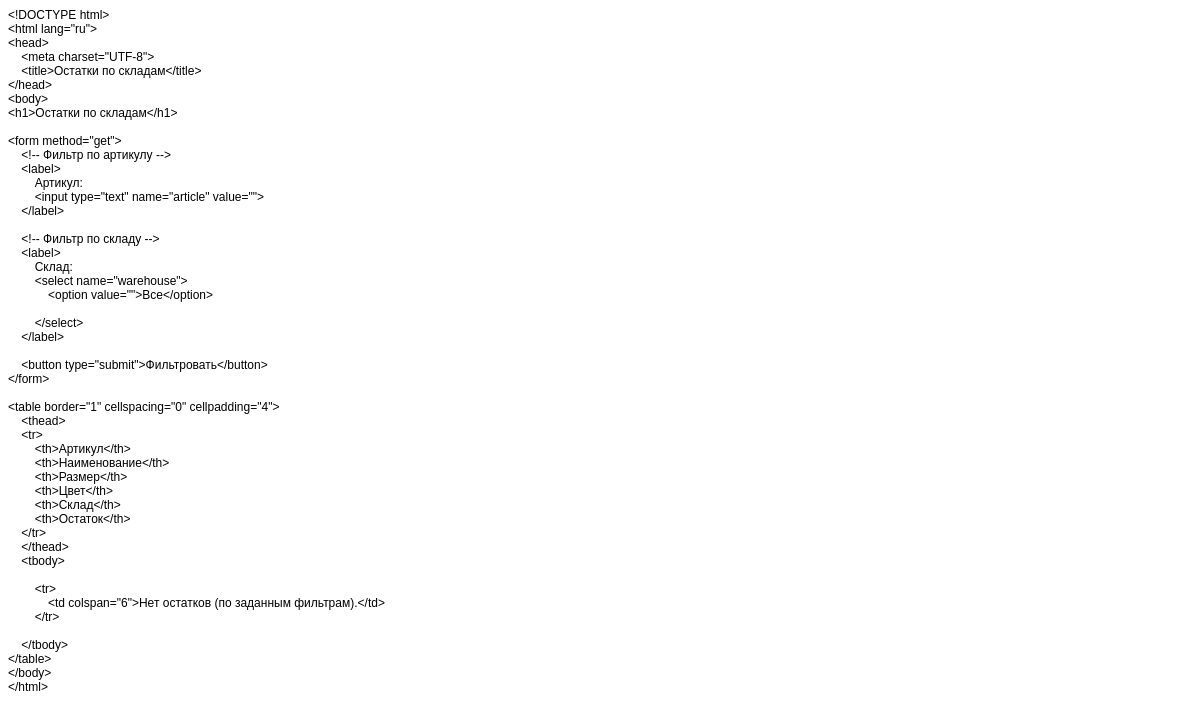
Page /warehouse/stock-balance/ on the earlier database version.
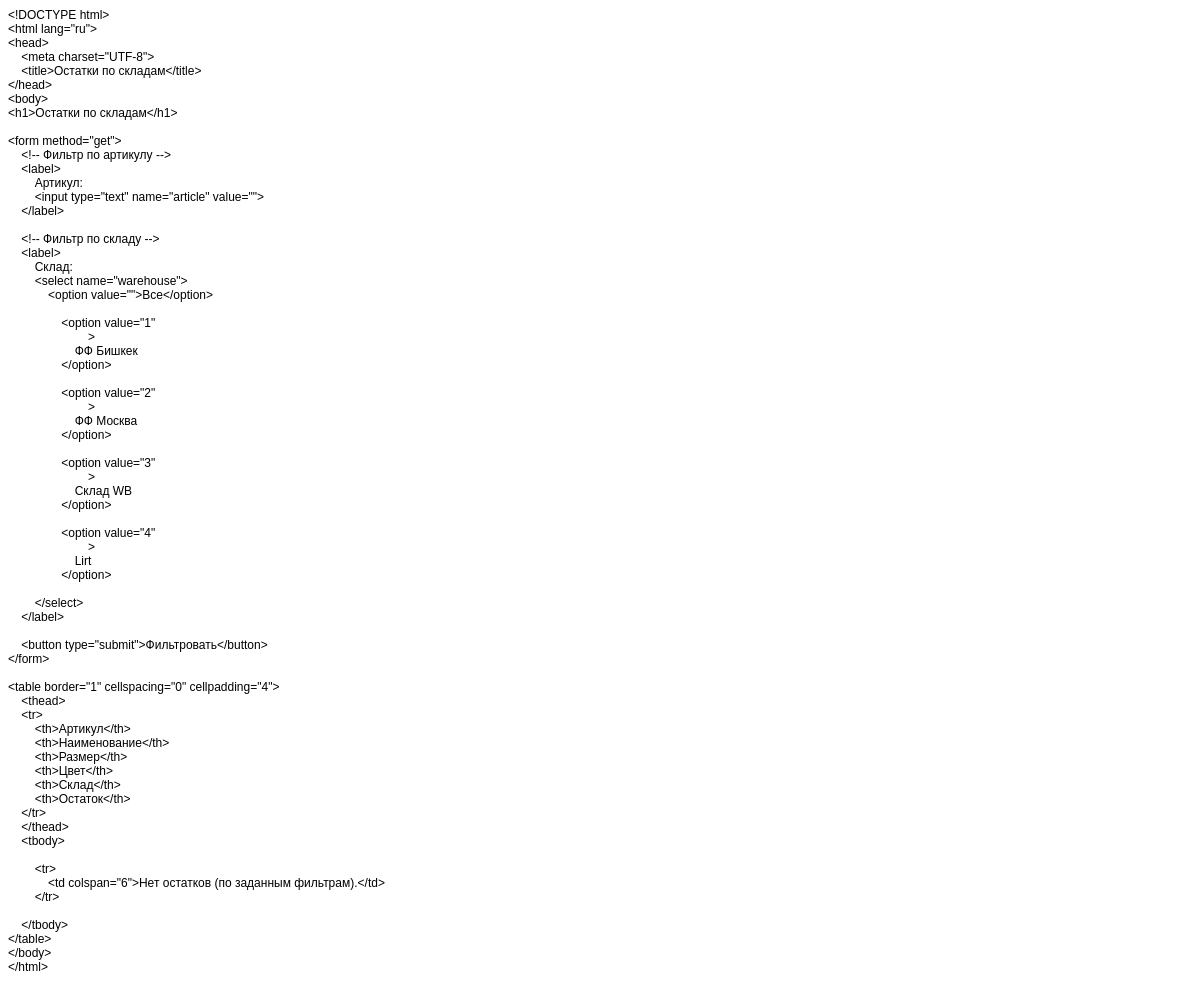
Same page on the later database version.
### catalog/models.py (models this page shows, shortened)
class Warehouse(models.Model):
    WAREHOUSE_TYPES = [
        ('production', 'Производство'),        # цех, фабрика, пошив
        ('ff', 'Фулфилмент'),                 # любой ФФ (Бишкек, Москва и т.д.)
        ('cargo', 'Карго / Транзит'),         # склады карго, хабы
        ('mp_warehouse', 'Склад маркетплейса'),  # склады WB/Ozon/YM
        ('own', 'Собственный склад'),         # свои склады (если появятся)
        ('other', 'Другое'),
    ]
    name = models.CharField(max_length=200)   # конкретное название: "ФФ Бишкек", "Карго Рад Экспресс"
    type = models.CharField(max_length=20, choices=WAREHOUSE_TYPES, default='other')

### warehouse/views.py (the view, shortened to what this page needs)
# urls.py: path("stock-balance/", stock_balance_view, name="stock_balance"),
def stock_balance_view(request):
    article = request.GET.get("article")
    warehouse_id = request.GET.get("warehouse")
    base = StockMovementItem.objects.select_related(
        "movement",
        "batch",
        "batch__product",
        "movement__warehouse_from",
        "movement__warehouse_to",
    )
    if article:
        base = base.filter(batch__product__article__icontains=article)
    income_qs = base.filter(movement__doc_type="income")
    if warehouse_id:
        income_qs = income_qs.filter(movement__warehouse_to_id=warehouse_id)
    income = (
        income_qs.values(
            "batch_id",
            "movement__warehouse_to_id",
            "batch__product__article",
            "batch__product__name",
            "batch__size",
            "batch__color",
            "movement__warehouse_to__name",
        )
        .annotate(income_qty=Coalesce(Sum("quantity"), 0))
    )
    outcome_qs = base.filter(movement__doc_type__in=["outcome", "transfer", "writeoff"])
    if warehouse_id:
        outcome_qs = outcome_qs.filter(movement__warehouse_from_id=warehouse_id)
    outcome = (
        outcome_qs.values(
            "batch_id",
            "movement__warehouse_from_id",
        )
        .annotate(outcome_qty=Coalesce(Sum("quantity"), 0))
    )
    outcome_map = {
        (r["batch_id"], r["movement__warehouse_from_id"]): r["outcome_qty"] for r in outcome
    }
    rows = []
    warehouses = Warehouse.objects.all()
    context = {
        "rows": rows,
        "warehouses": warehouses,
        "selected_warehouse": int(warehouse_id) if warehouse_id else None,
        "article": article or "",
    }
    return render(request, "warehouse/stock_balance.html", context)

### warehouse/templates/warehouse/stock_balance.html (shortened to what this page needs)
<!DOCTYPE html PUBLIC "-//W3C//DTD HTML 4.01//EN" "http://www.w3.org/TR/html4/strict.dtd">
<html>
<head>
</head>
<body>
<p class="p1">&lt;!DOCTYPE html&gt;</p>
<p class="p1">&lt;html lang="ru"&gt;</p>
<p class="p1">&lt;head&gt;</p>
<p class="p1"><span class="Apple-converted-space">    </span>&lt;meta charset="UTF-8"&gt;</p>
<p class="p1"><span class="Apple-converted-space">    </span>&lt;title&gt;Остатки по складам&lt;/title&gt;</p>
<p class="p1">&lt;/head&gt;</p>
<p class="p1">&lt;body&gt;</p>
<p class="p1">&lt;h1&gt;Остатки по складам&lt;/h1&gt;</p>
<p class="p2"><br></p>
<p class="p1">&lt;form method="get"&gt;</p>
<p class="p1"><span class="Apple-converted-space">    </span>&lt;!-- Фильтр по артикулу --&gt;</p>
<p class="p1"><span class="Apple-converted-space">    </span>&lt;label&gt;</p>
<p class="p1"><span class="Apple-converted-space">        </span>Артикул:</p>
<p class="p1"><span class="Apple-converted-space">        </span>&lt;input type="text" name="article" value="{{ article }}"&gt;</p>
<p class="p1"><span class="Apple-converted-space">    </span>&lt;/label&gt;</p>
<p class="p2"><br></p>
<p class="p1"><span class="Apple-converted-space">    </span>&lt;!-- Фильтр по складу --&gt;</p>
<p class="p1"><span class="Apple-converted-space">    </span>&lt;label&gt;</p>
<p class="p1"><span class="Apple-converted-space">        </span>Склад:</p>
<p class="p1"><span class="Apple-converted-space">        </span>&lt;select name="warehouse"&gt;</p>
<p class="p1"><span class="Apple-converted-space">            </span>&lt;option value=""&gt;Все&lt;/option&gt;</p>
<p class="p1"><span class="Apple-converted-space">            </span>{% for wh in warehouses %}</p>
<p class="p1"><span class="Apple-converted-space">                </span>&lt;option value="{{ wh.id }}"</p>
<p class="p1"><span class="Apple-converted-space">                        </span>{% if wh.id == selected_warehouse %}selected{% endif %}&gt;</p>
<p class="p1"><span class="Apple-converted-space">                    </span>{{ wh.name }}</p>
<p class="p1"><span class="Apple-converted-space">                </span>&lt;/option&gt;</p>
<p class="p1"><span class="Apple-converted-space">            </span>{% endfor %}</p>
<p class="p1"><span class="Apple-converted-space">        </span>&lt;/select&gt;</p>
<p class="p1"><span class="Apple-converted-space">    </span>&lt;/label&gt;</p>
<p class="p2"><br></p>
<p class="p1"><span class="Apple-converted-space">    </span>&lt;button type="submit"&gt;Фильтровать&lt;/button&gt;</p>
<p class="p1">&lt;/form&gt;</p>
<p class="p2"><br></p>
<p class="p1">&lt;table border="1" cellspacing="0" cellpadding="4"&gt;</p>
<p class="p1"><span class="Apple-converted-space">    </span>&lt;thead&gt;</p>
<p class="p1"><span class="Apple-converted-space">    </span>&lt;tr&gt;</p>
<p class="p1"><span class="Apple-converted-space">        </span>&lt;th&gt;Артикул&lt;/th&gt;</p>
<p class="p1"><span class="Apple-converted-space">        </span>&lt;th&gt;Наименование&lt;/th&gt;</p>
<p class="p1"><span class="Apple-converted-space">        </span>&lt;th&gt;Размер&lt;/th&gt;</p>
<p class="p1"><span class="Apple-converted-space">        </span>&lt;th&gt;Цвет&lt;/th&gt;</p>
<p class="p1"><span class="Apple-converted-space">        </span>&lt;th&gt;Склад&lt;/th&gt;</p>
<p class="p1"><span class="Apple-converted-space">        </span>&lt;th&gt;Остаток&lt;/th&gt;</p>
<p class="p1"><span class="Apple-converted-space">    </span>&lt;/tr&gt;</p>
<p class="p1"><span class="Apple-converted-space">    </span>&lt;/thead&gt;</p>
<p class="p1"><span class="Apple-converted-space">    </span>&lt;tbody&gt;</p>
<p class="p1"><span class="Apple-converted-space">    </span>{% for row in rows %}</p>
<p class="p1"><span class="Apple-converted-space">        </span>&lt;tr&gt;</p>
<p class="p1"><span class="Apple-converted-space">            </span>&lt;td&gt;{{ row.article }}&lt;/td&gt;</p>
<p class="p1"><span class="Apple-converted-space">            </span>&lt;td&gt;{{ row.name }}&lt;/td&gt;</p>
<p class="p1"><span class="Apple-converted-space">            </span>&lt;td&gt;{{ row.size }}&lt;/td&gt;</p>
<p class="p1"><span class="Apple-converted-space">            </span>&lt;td&gt;{{ row.color }}&lt;/td&gt;</p>
<p class="p1"><span class="Apple-converted-space">            </span>&lt;td&gt;{{ row.warehouse_name }}&lt;/td&gt;</p>
<p class="p1"><span class="Apple-converted-space">            </span>&lt;td&gt;{{ row.balance }}&lt;/td&gt;</p>
<p class="p1"><span class="Apple-converted-space">        </span>&lt;/tr&gt;</p>
<p class="p1"><span class="Apple-converted-space">    </span>{% empty %}</p>
<p class="p1"><span class="Apple-converted-space">        </span>&lt;tr&gt;</p>
<p class="p1"><span class="Apple-converted-space">            </span>&lt;td colspan="6"&gt;Нет остатков (по заданным фильтрам).&lt;/td&gt;</p>
<p class="p1"><span class="Apple-converted-space">        </span>&lt;/tr&gt;</p>
<p class="p1"><span class="Apple-converted-space">    </span>{% endfor %}</p>
<p class="p1"><span class="Apple-converted-space">    </span>&lt;/tbody&gt;</p>
<p class="p1">&lt;/table&gt;</p>
<p class="p1">&lt;/body&gt;</p>
<p class="p1">&lt;/html&gt;</p>
</body>
</html>

### warehouse/templates/warehouse/stock_balance.html (style rules this page uses)
p.p1 { margin: 0.0px 0.0px 0.0px 0.0px; font: 12.0px Helvetica }
p.p2 { margin: 0.0px 0.0px 0.0px 0.0px; font: 12.0px Helvetica; min-height: 14.0px }

Differences in the rows shown:
added Warehouse: id "1", name "ФФ Бишкек"
added Warehouse: id "2", name "ФФ Москва"
added Warehouse: id "3", name "Склад WB"
added Warehouse: id "4", name "Lirt"
